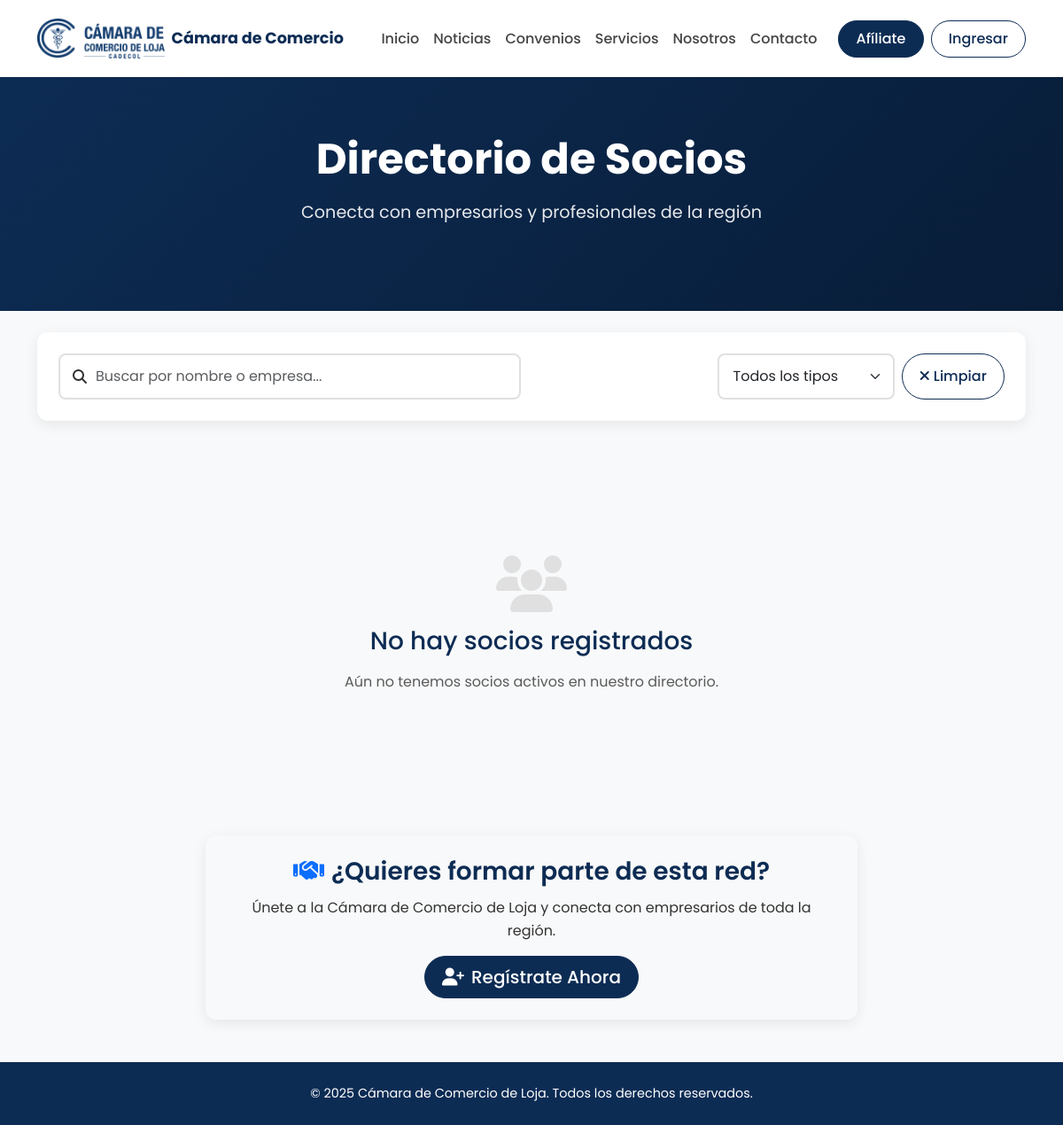
/usuario/socios/, run on an earlier commit of the app's database.
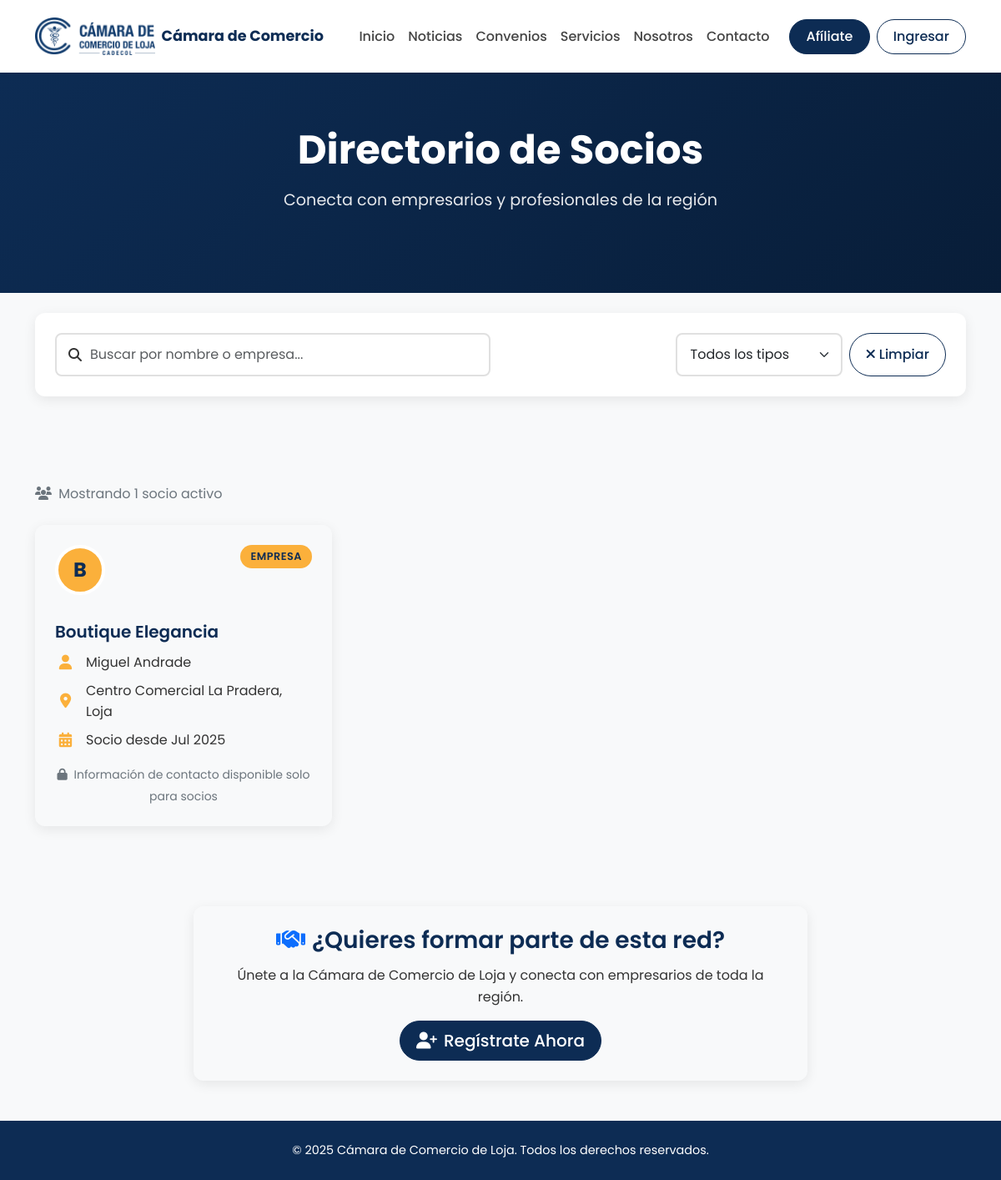
And on a later commit of the database.
### usuarios/models.py (models this page shows, shortened)
class PerfilSocio(models.Model):
    usuario = models.OneToOneField(Usuario, on_delete=models.CASCADE, related_name='perfil_socio')
    TIPO_PLAN_CHOICES = [
        ('NATURAL', 'Persona Natural'),
        ('EMPRESA', 'Empresa'),
        ('FINANCIERO', 'Entidad Financiera'),
    ]
    razon_social = models.CharField(max_length=200)
    ruc = models.CharField(max_length=13, unique=True, verbose_name="RUC")
    direccion = models.TextField()
    tipo_plan = models.CharField(max_length=20, choices=TIPO_PLAN_CHOICES)
    is_active = models.BooleanField(default=False, help_text="Indica si la afiliación del socio está activa.")
    fecha_afiliacion = models.DateTimeField(auto_now_add=True)

class Usuario(AbstractUser):
    username = None
    email = models.EmailField(_('email address'), unique=True)
    cedula = models.CharField(max_length=20, unique=True, blank=True, null=True)
    telefono = models.CharField(max_length=20, blank=True, null=True)
    USERNAME_FIELD = 'email'
    REQUIRED_FIELDS = ['first_name', 'last_name']
    objects = UsuarioManager()

### usuarios/views.py (the view)
# urls.py: path('socios/', views.SociosListView.as_view(), name='socios_list'),
class SociosListView(ListView):
    model = PerfilSocio
    template_name = 'usuarios/socios_list.html'
    context_object_name = 'socios'
    paginate_by = 20
    def get_queryset(self):
        return PerfilSocio.objects.filter(is_active=True).select_related('usuario').order_by('razon_social')

### usuarios/templates/usuarios/socios_list.html (shortened to what the changed rows need)
{% extends 'base.html' %}
{% block content %}
<section class="hero-section">
    <div class="container">
        <div class="row">
            <div class="col-lg-8 mx-auto text-center">
                <h1 class="hero-title">Directorio de Socios</h1>
            </div>
        </div>
    </div>
</section>
<section class="py-5">
    <div class="container">
        {% if socios %}
        <div class="mb-4">
            <p class="text-muted">
                <i class="fas fa-users me-1"></i>
                Mostrando {{ socios|length }} socio{{ socios|length|pluralize }} activo{{ socios|length|pluralize }}
            </p>
        </div>
        <div class="row g-4" id="sociosContainer">
            {% for socio in socios %}
            <div class="col-md-6 col-lg-4 socio-card" data-nombre="{{ socio.razon_social|lower }}"
                data-tipo="{{ socio.tipo_plan }}" data-usuario="{{ socio.usuario.get_full_name|lower }}">
                <div class="custom-card h-100">
                    <div class="card-body">
                        <div class="d-flex justify-content-between align-items-start mb-3">
                            <div class="profile-avatar" style="width: 60px; height: 60px; font-size: 1.5rem;">
                                {{ socio.razon_social.0|upper }}
                            </div>
                            <span class="category-badge">{{ socio.get_tipo_plan_display }}</span>
                        </div>
                        <h5 class="card-title">{{ socio.razon_social }}</h5>
                        <div class="mb-3">
                            <div class="info-item mb-2">
                                <i class="fas fa-user"></i>
                                <span>{{ socio.usuario.get_full_name }}</span>
                            </div>
                            <div class="info-item mb-2">
                                <i class="fas fa-map-marker-alt"></i>
                                <span>{{ socio.direccion|truncatewords:5 }}</span>
                            </div>
                            <div class="info-item mb-2">
                                <i class="fas fa-calendar-alt"></i>
                                <span>Socio desde {{ socio.fecha_afiliacion|date:"M Y" }}</span>
                            </div>
                        </div>
                        <div class="mt-auto">
                            {% if user.is_authenticated and user.es_socio %}
                            <button class="btn btn-outline-primary btn-sm w-100"
                                onclick="showContactInfo('{{ socio.usuario.email }}', '{{ socio.usuario.telefono|default:"
                                No disponible" }}')">
                                <i class="fas fa-envelope me-2"></i>Ver Contacto
                            </button>
                            {% else %}
                            <div class="text-center">
                                <small class="text-muted">
                                    <i class="fas fa-lock me-1"></i>
                                    Información de contacto disponible solo para socios
                                </small>
                            </div>
                            {% endif %}
                        </div>
                    </div>
                </div>
            </div>
            {% endfor %}
        </div>
        {% else %}
        <div class="empty-state">
            <i class="fas fa-users"></i>
            <h3>No hay socios registrados</h3>
            <p>Aún no tenemos socios activos en nuestro directorio.</p>
        </div>
        {% endif %}
    </div>
</section>
{% endblock %}

What changed in the data, as far as the page shows it:
added PerfilSocio: razon_social.0 "B", tipo_plan "EMPRESA", razon_social "Boutique Elegancia", usuario.get_full_name "Miguel Andrade", direccion "Centro Comercial La Pradera, Loja", fecha_afiliacion "Jul 2025"
Also different on the page:
{{ socios|length }}: (not shown) → "1"
text no longer shown: "No hay socios registrados Aún no tenemos socios activos en nuestro directorio."
text now shown: "Mostrando socio activo"
